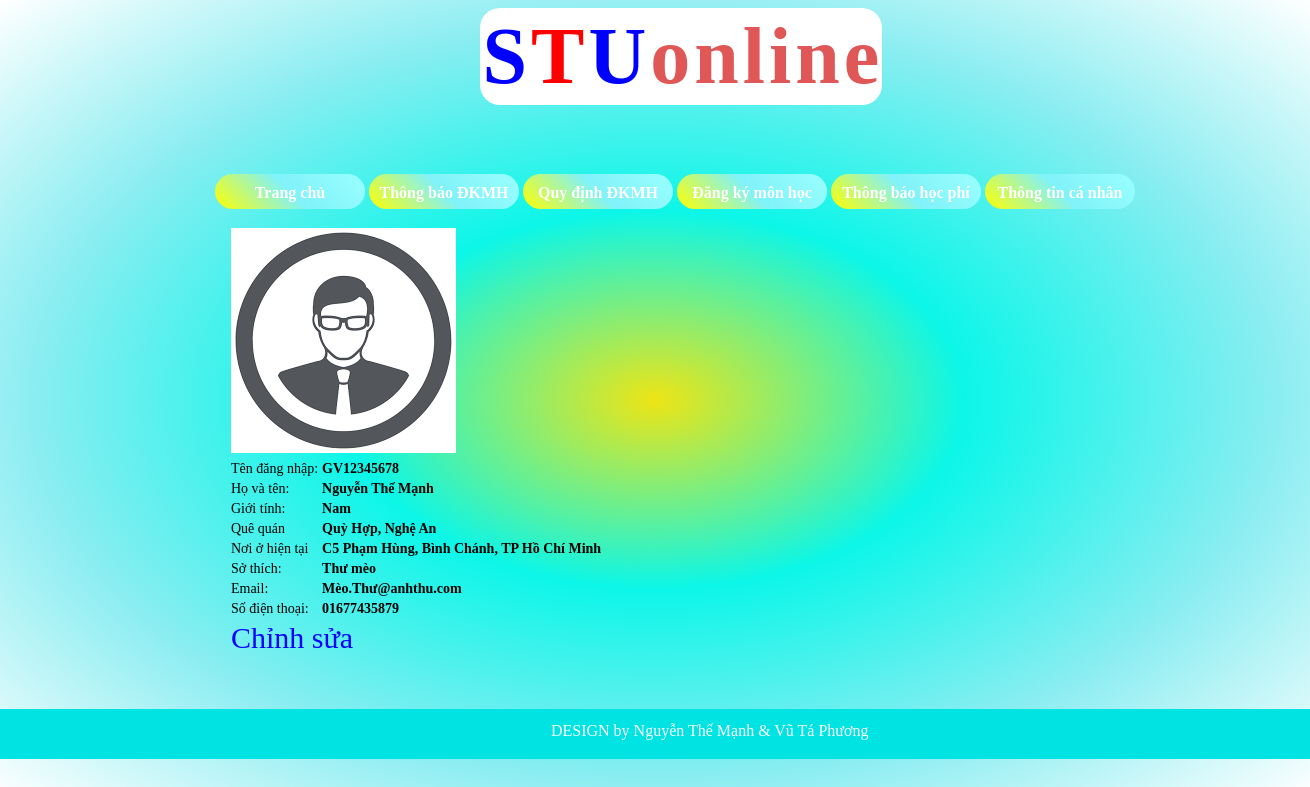
Screenshot of /DKMHOnline/thongtin.php (signed in) with the database file from the repository.
### tables this page shows
CREATE TABLE IF NOT EXISTS `sinhvien` (
  `mssv` varchar(10) NOT NULL,
  `pass` varchar(12) NOT NULL,
  `hoten` tinytext NOT NULL,
  `gt` tinytext NOT NULL,
  `quequan` tinytext NOT NULL,
  `noio` tinytext NOT NULL,
  `manv` varchar(10) DEFAULT NULL,
  `sothich` tinytext,
  `avt` tinytext,
  `email` tinytext,
  `sdt` int(12) DEFAULT NULL,
  `manganh` varchar(10) DEFAULT NULL,
  `makhoa` varchar(10) DEFAULT NULL,
  `covanht` varchar(10) DEFAULT NULL,
  PRIMARY KEY (`mssv`),
  KEY `makhoa` (`makhoa`),
  KEY `manganh` (`manganh`),
  KEY `manv` (`manv`),
  KEY `covanht` (`covanht`)
);

### DKMHOnline/thongtin.php (the view, shortened to what this page needs)
<?php
if (isset($_SESSION['user'])) {
  $tennd=$_SESSION['user'];
}
else
{
  header('Location: index.php');
}
include 'config/config.php';
?>
<!doctype html>
<html>
<head><meta http-equiv="content-type" content="text/html;charset=utf-8"/>
    <link href="css/hover.css" rel="stylesheet" media="all">
     <link href="css/magic.css" rel="stylesheet">
     <link href="css/logoheader.css" rel="stylesheet">
     <link href="css/dinhdangnut.css" rel="stylesheet">
     <link href="css/nutdangnhap.css" rel="stylesheet">
</head>
<body >
    <div id="header">
    <table align="center" class="tb">
        <tr class="logo"><td class="logophai stu1">S</td><td class="logotrai stu2">T</td><td class="logophai stu1">U</td><td class="logotrai">o</td><td class="logophai">n</td><td class="logotrai">l</td><td class="logophai">i</td><td class="logotrai">n</td><td class="logophai">e</td></tr>
        </table>
        </div>
    <div id="main">
    <div id="thanweb">
    <div id="menutrai">
    <ul>
    <li class="hvr-sweep-to-right hvr-ripple-out"><a>Trang chủ</a></li>
    <li class="hvr-sweep-to-right hvr-ripple-out"><a>Thông báo ĐKMH</a></li>
    <li class="hvr-sweep-to-right hvr-ripple-out"><a>Quy định ĐKMH</a></li>
    <li class="hvr-sweep-to-right hvr-ripple-out"><a>Đăng ký môn học</a></li>
    <li class="hvr-sweep-to-right hvr-ripple-out"><a>Thông báo học phí</a></li>
    <li class="hvr-sweep-to-right hvr-ripple-out"><a href="thongtin.php">Thông tin cá nhân</a></li>
    </ul>
    </div>
    <div id="noidung">
      <?php
            $sqlhoten="SELECT hoten FROM `sinhvien`";
            $datahoten = $obj->prepare($sqlhoten);
            $datahoten->execute();
            $manghoten=$datahoten->fetch(PDO::FETCH_ASSOC);
            $hoten=$manghoten['hoten'];
            $sqlgt="SELECT gt FROM `sinhvien`";
            $datagt = $obj->prepare($sqlgt);
            $datagt->execute();
            $manggt=$datagt->fetch(PDO::FETCH_ASSOC);
            $gt=$manggt['gt'];
            $sqlquequan="SELECT quequan FROM `sinhvien`";
            $dataquequan = $obj->prepare($sqlquequan);
            $dataquequan->execute();
            $mangquequan=$dataquequan->fetch(PDO::FETCH_ASSOC);
            $quequan=$mangquequan['quequan'];
            $sqlnoio="SELECT noio FROM `sinhvien`";
            $datanoio = $obj->prepare($sqlnoio);
            $datanoio->execute();
            $mangnoio=$datanoio->fetch(PDO::FETCH_ASSOC);
            $noio=$mangnoio['noio'];
            $sqlsothich="SELECT sothich FROM `sinhvien`";
            $datasothich = $obj->prepare($sqlsothich);
            $datasothich->execute();
            $mangst=$datasothich->fetch(PDO::FETCH_ASSOC);
            $st=$mangst['sothich'];
            $sqlavt="SELECT avt FROM `sinhvien`";
            $dataavt = $obj->prepare($sqlavt);
            $dataavt->execute();
            $mangavt=$dataavt->fetch(PDO::FETCH_ASSOC);
            $avt=$mangavt['avt'];
            $sqlemail="SELECT email FROM `sinhvien`";
            $dataemail = $obj->prepare($sqlemail);
            $dataemail->execute();
            $mangemail=$dataemail->fetch(PDO::FETCH_ASSOC);
            $email=$mangemail['email'];
            $sqlsdt="SELECT sdt FROM `sinhvien`";
            $datasdt = $obj->prepare($sqlsdt);
            $datasdt->execute();
            $mangsdt=$datasdt->fetch(PDO::FETCH_ASSOC);
            $sdt=$mangsdt['sdt'];
            if ($avt=='' && $gt=="Nam") {
                $avatar='image/nam.png';
            }
            else
            {
                $avatar='image/nu.jpg';
            }
    ?>
    <table style="font-size:14px">
                <tr><td colspan="2"><div class="khungavt"><img src="<?php echo $avatar;?>"></div></td></tr>
                <tr ><td>Tên đăng nhập: </td><td style="font-weight: bold;"><?php echo $tennd;?></td></tr>
                <tr ><td>Họ và tên: </td><td style="font-weight: bold;"><?php echo $hoten;?></td></tr>
                <tr ><td>Giới tính: </td><td style="font-weight: bold;"><?php echo $gt;?></td></tr>
                <tr ><td>Quê quán</td><td style="font-weight: bold;"><?php echo $quequan;?></td></tr>
                <tr ><td>Nơi ở hiện tại</td><td style="font-weight: bold;"><?php echo $noio;?></td></tr>
                <tr ><td>Sở thích: </td><td style="font-weight: bold;"><?php echo $st;?></td></tr>
                <tr ><td>Email: </td><td style="font-weight: bold;"><?php echo $email;?></td></tr>
                <tr ><td>Số điện thoại: </td><td style="font-weight: bold;">0<?php echo $sdt?></td></tr>
                <tr><td colspan="2" ><a href="editinfosv.php" >Chỉnh sửa</a></td></tr>
              </table>
            </div>
    </div>
  </div>
  <div id="footer">
  <table align="center" style="padding-top:10px"><tr><td>
  DESIGN by Nguyễn Thế Mạnh &amp; Vũ Tá Phương
  </td></tr></table>
  </div>
</body>
</html>

### DKMHOnline/css/logoheader.css (style rules this page uses)
body { background: -webkit-repeating-radial-gradient(center, #EDE515, #0CF6E8,#89EDF1,#FFFFFF); background-repeat: no-repeat; background-size: 100%; background-attachment: fixed; }
.logophai { animation: chuyendong1 1s ease-out 0s 1 normal; }
.logotrai { animation: chuyendong2 1s ease-out 0s 1 normal; }
.logo { color: #DF5757; font-size: 80px; font-weight: bold; }
.stu1 { color: blue; }
.stu2 { color: red; }

### DKMHOnline/css/dinhdangnut.css (style rules this page uses)
#header { position:absolute; background-color:white; margin-left:36%; border-radius:20PX; }
#menutrai { border-radius:7px; border-color:rgba(0,255,51,1); width:100%; color:white; font-weight:bold; font-size:16px; padding-top:150px; }
ul { text-align: center; list-style-type:none; text-align: center; }
li { line-height:17px; border-color:#0F3; background: -webkit-linear-gradient(45deg, yellow,#80F2F9,#99FFFF); border-radius: 20px; height:25px; width:150px; padding-top:10px; display: inline-block; }
li a { text-decoration: none; color: inherit; }
#noidung { padding-left:17%; float: left; }
#footer { margin-bottom:-10px; margin-left:-10px; margin-right:0px; background-color:rgba(0,227,227,1); color:white; font-size:16px; width:110%; height:50px; clear:left; margin-top: 500px; }
td a { text-decoration: none; color: blue; font-size: 30px; }

### rows the page displays
sinhvien: hoten "Nguyễn Thế Mạnh", gt "Nam", quequan "Quỳ Hợp, Nghệ An", noio "C5 Phạm Hùng, Bình Chánh, TP Hồ Chí Minh", sothich "Thư mèo", email "Mèo.Thư@anhthu.com", sdt "1677435879"

### other values shown
$tennd "GV12345678"
